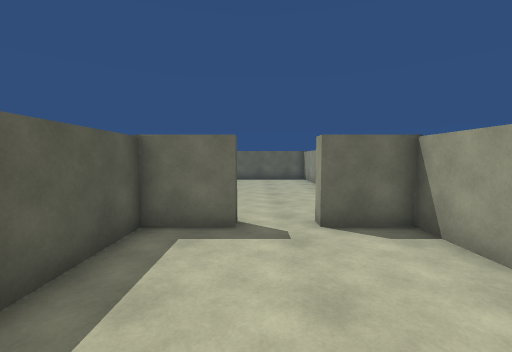
View 1 (above)

14 first-person views from a walk through a Unity game level. The camera is 1.5 m above the floor, tilts 4° down and sees 90° across. Doors are open. The floor is counted in squares, 1 m on a side. Each view is taken from the middle of a square. On the plan, view 1 faces up. The plan holds only what a view shows up to about 13 squares ahead; the rest is blank. The place goes on beyond the plan. Surface patterns are stand-ins for the level's own textures.

View 2
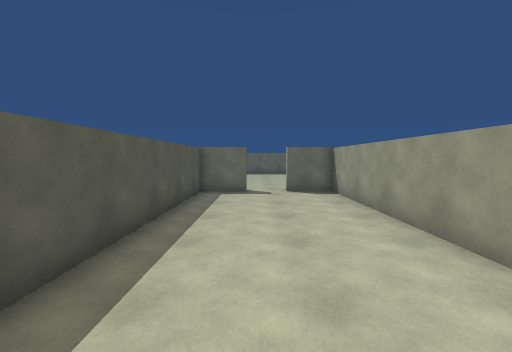

View 3
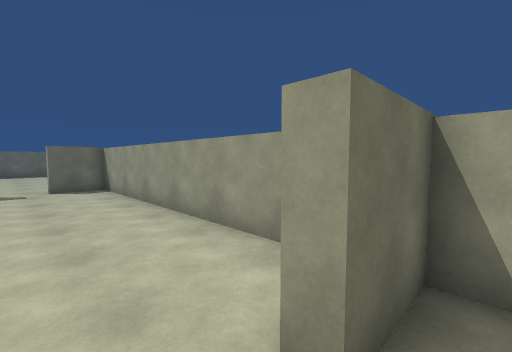

View 4
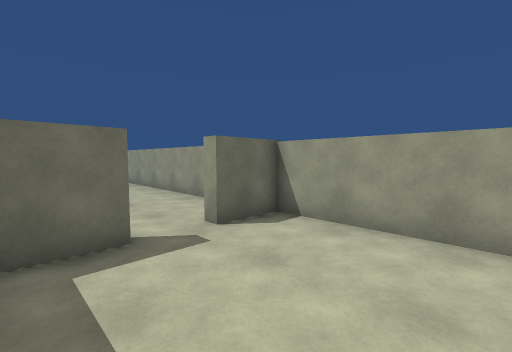

View 5
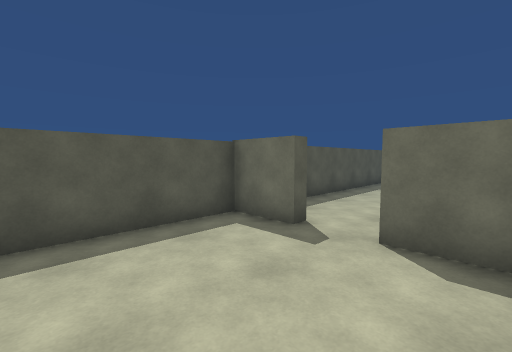

View 6
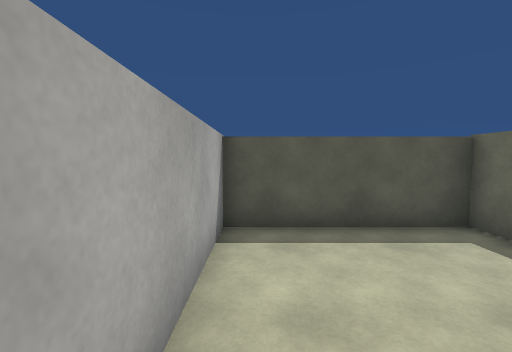

View 7
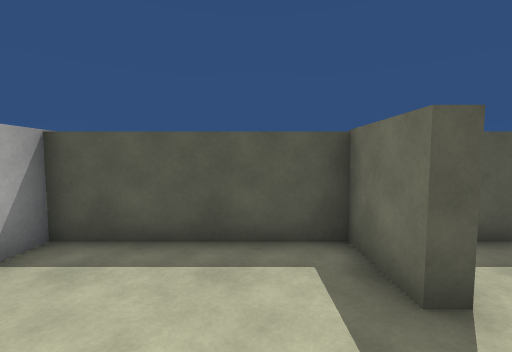

View 8
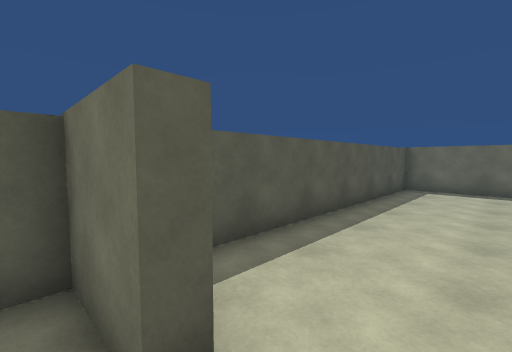

View 9
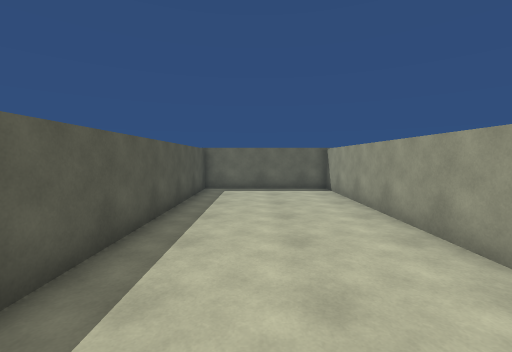

View 10
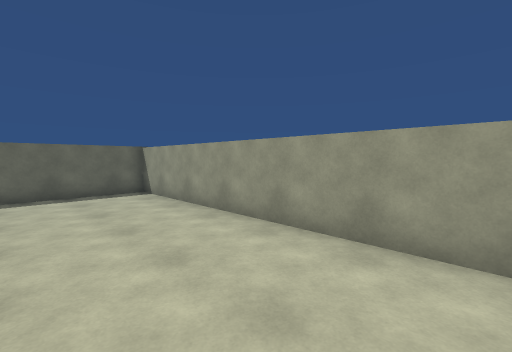

View 11
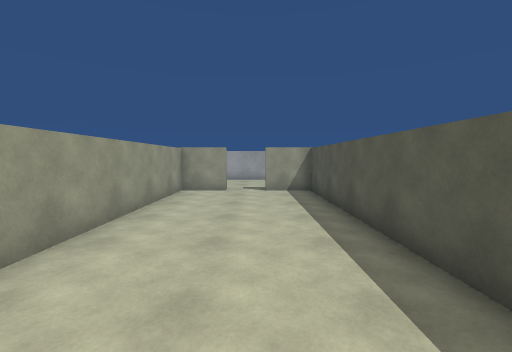

View 12
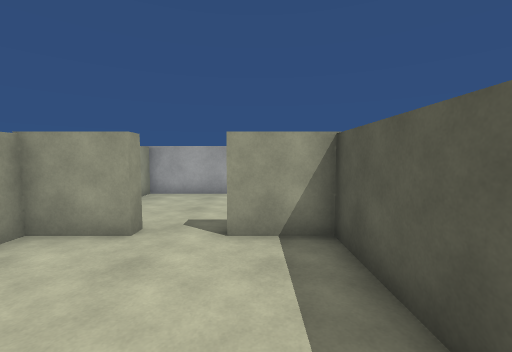

View 13
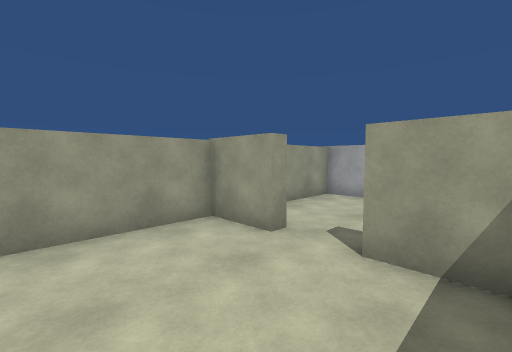

View 14
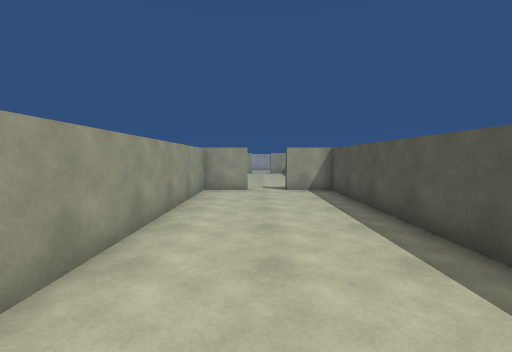

### Floor plan
Points are (right, up) in squares from view 1. A wall is a line through its corners. A room is listed if a view was taken in it or the views show most of it. See-through windows are left out.
Room 1 (views 1, 2, 8, 9, 11, 12, 13)
walls: (-0.4, 6) (-0.4, 5.5) (-2.5, 5.5) (-2.5, -6.8) (-0.4, -6.8); (1.4, -6.8) (3.5, -6.8) (3.5, 5.5) (1.4, 5.5) (1.4, 6)
ways out: opening at (0, -7) to room 2; open door at (1, -7) to room 2; opening at (0, 6) to room 3; open door at (1, 6) to room 3
Room 2 (views 3, 4, 5, 6, 7)
walls: (-0.4, -6.8) (-0.4, -7.3) (-2.5, -7.3) (-2.5, -12.7) (3.5, -12.7) (3.5, -7.3) (1.4, -7.3) (1.4, -6.8)
ways out: opening at (0, -7) to room 1; open door at (1, -7) to room 1
Room 3 (views 10, 14)
walls: (1.4, 6) (3.5, 6) (3.5, 18.5) (-2.5, 18.5) (-2.5, 6) (-0.4, 6)
ways out: opening at (0, 6) to room 1; open door at (1, 6) to room 1

Positions as (right, up) in squares from view 1, and headings:
1: (0, 0), facing up
2: (0, -6), facing up
3: (0, -8), facing up-right
4: (-2, -12), facing up-right
5: (3, -12), facing up-left
6: (3, -12), facing left
7: (2, -9), facing left
8: (1, 5), facing up-left
9: (0, 6), facing up
10: (-1, 7), facing up-right
11: (0, 5), facing down
12: (-1, -2), facing down
13: (-2, -3), facing down-right
14: (1, 18), facing down
